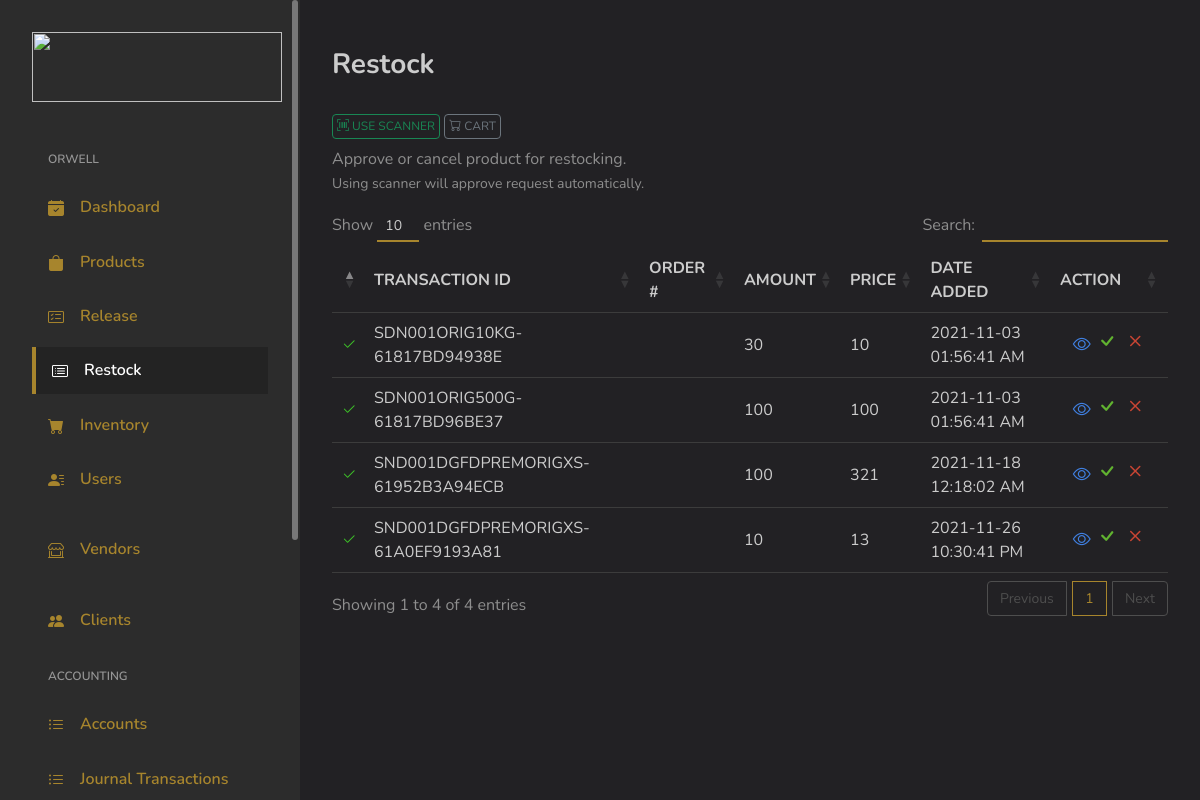
The app's page /admin/product_restocking, older data.
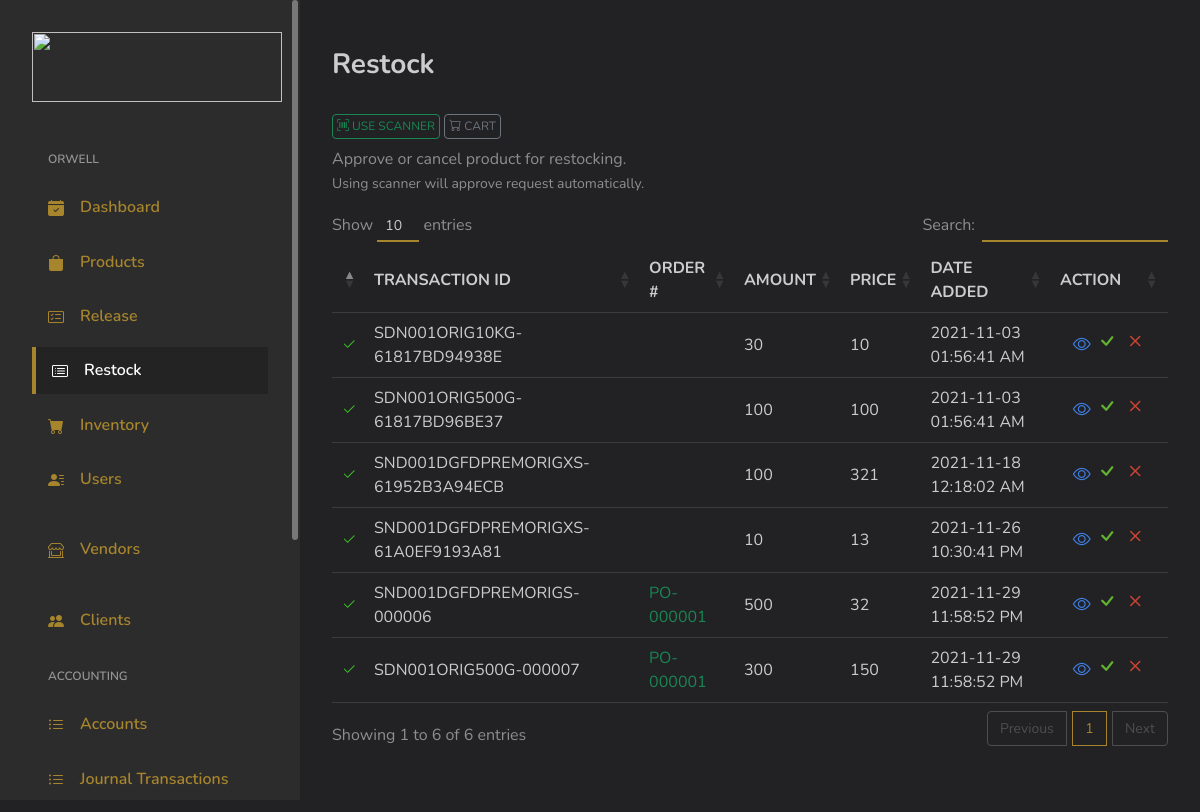
The same page, newer data.
### tables this page shows
CREATE TABLE `products_transactions` (
  `ID` int(11) NOT NULL,
  `Code` varchar(255) DEFAULT NULL,
  `TransactionID` varchar(255) DEFAULT NULL,
  `OrderNo` varchar(255) DEFAULT NULL,
  `Type` tinyint(1) DEFAULT NULL COMMENT '0 = Restocked; 1 = Released;',
  `Amount` int(255) DEFAULT 0,
  `PriceUnit` varchar(255) DEFAULT '0',
  `InStock` int(255) DEFAULT 0,
  `Date` varchar(255) DEFAULT NULL,
  `DateAdded` varchar(255) DEFAULT NULL,
  `Status` int(11) NOT NULL COMMENT '0 = for approval\r\n1 = approved',
  `Date_Approval` varchar(255) DEFAULT NULL,
  `UserID` varchar(255) DEFAULT NULL,
  `PriceTotal` varchar(255) DEFAULT NULL
);

### application/controllers/Admin.php (called while the page is built, shortened)
<?php
class Admin extends MY_Controller {
	public $globalData = [];
	public function __construct()
	{
		$this->load->model('Model_Selects');
		$this->load->model('Model_Security');
		$this->load->model('Model_Inserts');
		$this->load->model('Model_Logbook');
		$this->load->model('Model_Updates');
		$this->load->model('Model_Deletes');
	}
	public function product_restocking()
	{
		$data = [];
		$data = array_merge($data, $this->globalData);
		$header['pageTitle'] = 'Restock Transactions';
		$data['globalHeader'] = $this->load->view('main/globals/header', $header);
		$data['Filter_restockprod'] = $this->Model_Selects->Filter_restockprod();
		$this->load->view('admin/restock_product', $data);
	}
}

### index.php (called while the page is built, shortened)
<?php
require_once BASEPATH.'core/CodeIgniter.php';

### application/models/Model_Selects.php (called while the page is built, shortened)
<?php
class Model_Selects extends CI_Model {
	public function Filter_restockprod()
	{
		$this->db->select('*');
		$this->db->where('Type', 0);
		$result = $this->db->get('products_transactions');
		return $result;
	}
}

### application/views/admin/restock_product.php (the view, shortened to what this page needs)
<link rel="stylesheet" type="text/css" href="https://cdn.datatables.net/1.11.3/css/dataTables.bootstrap4.min.css"/>
</head>
<body>
<div id="app">
	<div id="main">
		<div class="page-heading">
			<div class="page-title">
				<div class="row">
					<div class="col-12 col-md-12">
						<h3>Restock</h3>
					</div>
					<div class="col-12 col-md-12 pt-4 pb-2">
						<button type="button" class="scnrestock-btn btn btn-sm-success" style="font-size: 12px;"><i class="bi bi-upc-scan"></i> USE SCANNER</button>
						<button type="button" class="viewRestockCart-btn btn btn-sm-secondary ml-auto" style="font-size: 12px;"><i class="bi bi-cart"></i> CART</button>
					</div>
					<p class="text-subtitle text-muted">Approve or cancel product for restocking.
						<br>
						<small>Using scanner will approve request automatically.</small>
					</p>
				</div>
			</div>
			<section class="section">
				<div class="table-responsive">
					<table id="list_release" class="table">
						<thead>
							<tr>
								<th></th>
								<th>
									TRANSACTION ID
								</th>
								<th>
									ORDER #
								</th>
								<th>
									AMOUNT
								</th>
								<th>
									PRICE
								</th>
								<th>
									DATE ADDED
								</th>
								<th>
									ACTION
								</th>
							</tr>
						</thead>
						<tbody>
							<?php foreach ($Filter_restockprod->result_array() as $row): ?>
								<tr scope="row">
									<td class="text-center">
										<?php if ($row['Status'] == 1) {
											print '<i style="font-size: 15px; color: #3EC328;" class="bi bi-check2"></i>';
										} else {
											print '<i style="font-size: 9px; color: #3596CE;" class="bi bi-circle-fill"></i>';
										}?>
									</td>
									<td>
										<?php print $row['TransactionID']; ?>
									</td>
									<td>
										<?php if (isset($row['OrderNo'])) {
											print '<span class="text-success">'.$row['OrderNo'].'</span>';
										} else {
											print '<span class="text-warning"></span>';
										}?>
									</td>
									<td>
										<?php print $row['Amount']; ?>
									</td>
									<td>
										<?php print $row['PriceUnit']; ?>
									</td>
									<td>
										<?php print $row['DateAdded']; ?>
									</td>
									<td width="100" class="text-center">
										<a style="color: #4081E3;" href="#">
											<span><i style="font-size: 18px;" class="bi bi-eye"></i></span>
										</a>
										<a style="color: #61B330;" href="#">
											<span><i style="font-size: 24px;" class="bi bi-check"></i></span>
										</a>
										<a style="color: #C84534 ;" href="<?=base_url()?>admin/remove_thisicode?uid=">
											<span><i style="font-size: 24px;" class="bi bi-x"></i></span>
										</a>
									</td>
								</tr>
							<?php endforeach ?>
						</tbody>
					</table>
				</div>
			</section>
		</div>
	</div>
</div>
</body>
</html>

Row changes from the older to the newer data that the page shows:
added products_transactions: Status 1 (drawn), TransactionID "SND001DGFDPREMORIGS-000006", OrderNo "PO-000001", Amount "500", PriceUnit "32", DateAdded "2021-11-29 11:58:52 PM"
added products_transactions: Status 1 (drawn), TransactionID "SDN001ORIG500G-000007", OrderNo "PO-000001", Amount "300", PriceUnit "150", DateAdded "2021-11-29 11:58:52 PM"
Text that changed along with them:
text written by a page script: "Show entries Search: Showing 1 to 4 of 4 entries Previous 1 Next" → "Show entries Search: Showing 1 to 6 of 6 entries Previous 1 Next"
